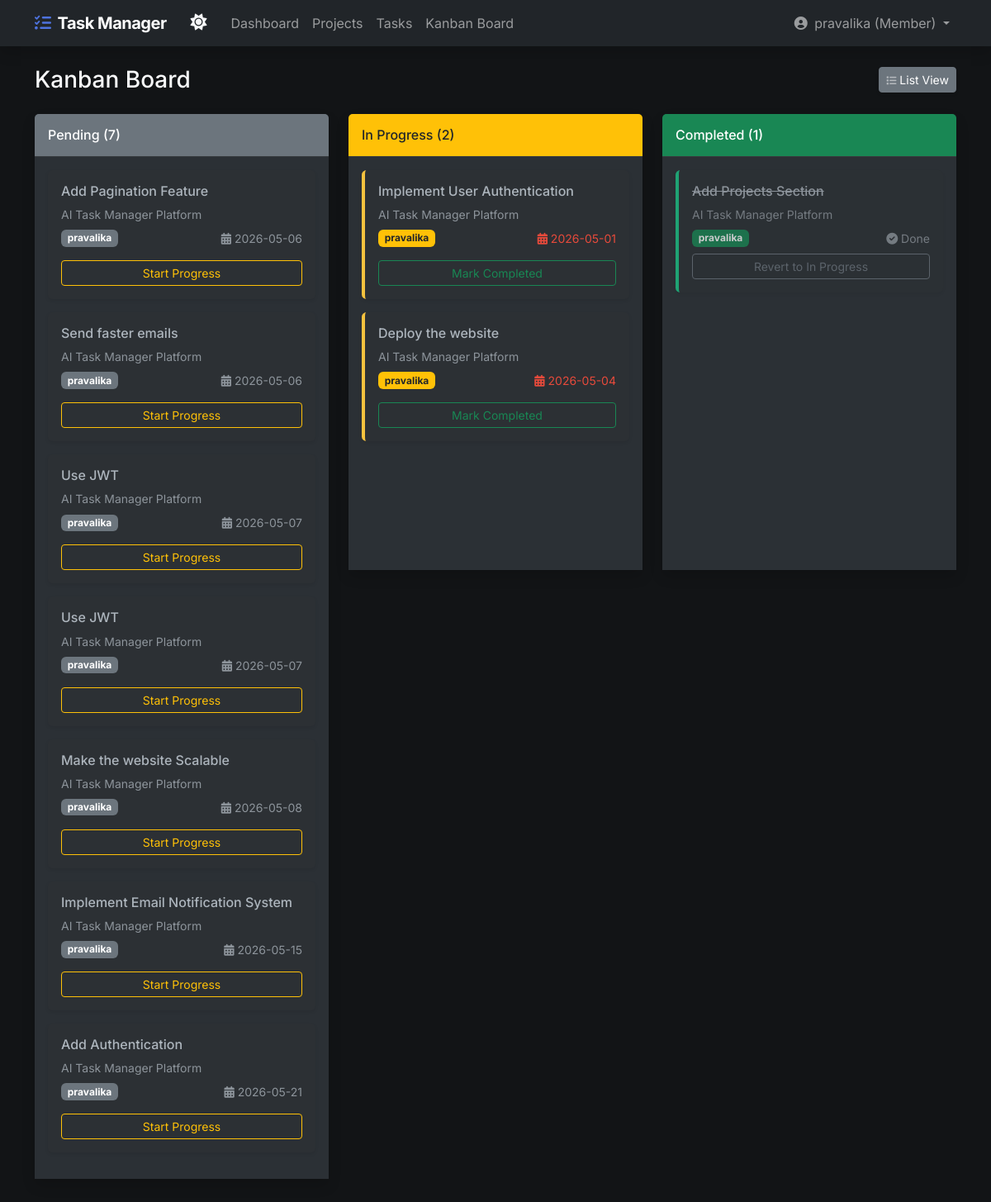
/kanban (signed in), run on the app's committed database.
### models.py (models this page shows, shortened)
class User(db.Model):
    id = db.Column(db.Integer, primary_key=True)
    username = db.Column(db.String(50), unique=True, nullable=False)
    email = db.Column(db.String(120), unique=True, nullable=False)
    password = db.Column(db.String(255), nullable=False)
    role = db.Column(db.String(20), nullable=False, default='Member') # Admin or Member
    tasks = db.relationship('Task', backref='assignee', lazy=True)
    projects = db.relationship('Project', secondary=project_members, back_populates='members')

class Task(db.Model):
    id = db.Column(db.Integer, primary_key=True)
    title = db.Column(db.String(100), nullable=False)
    description = db.Column(db.Text, nullable=True)
    due_date = db.Column(db.Date, nullable=False)
    status = db.Column(db.String(20), nullable=False, default='Pending') # Pending, In Progress, Completed
    project_id = db.Column(db.Integer, db.ForeignKey('project.id'), nullable=False)
    user_id = db.Column(db.Integer, db.ForeignKey('user.id'), nullable=True)

class Project(db.Model):
    id = db.Column(db.Integer, primary_key=True)
    name = db.Column(db.String(100), nullable=False)
    description = db.Column(db.Text, nullable=True)
    created_at = db.Column(db.DateTime, default=datetime.utcnow)
    admin_id = db.Column(db.Integer, db.ForeignKey('user.id'), nullable=False)
    tasks = db.relationship('Task', backref='project', lazy=True, cascade='all, delete-orphan')
    members = db.relationship('User', secondary=project_members, back_populates='projects')

### routes/tasks.py (the view)
@tasks_bp.route('/kanban')
def kanban():
    if not g.user:
        return redirect(url_for('auth.login'))
    query = Task.query
    if g.user.role != 'Admin':
        query = query.filter_by(user_id=g.user.id)
    tasks = query.order_by(Task.due_date.asc()).all()
    pending_tasks = [t for t in tasks if t.status == 'Pending']
    in_progress_tasks = [t for t in tasks if t.status == 'In Progress']
    completed_tasks = [t for t in tasks if t.status == 'Completed']
    return render_template('kanban.html',
                           pending_tasks=pending_tasks,
                           in_progress_tasks=in_progress_tasks,
                           completed_tasks=completed_tasks,
                           today=datetime.today().date())

### templates/kanban.html (shortened to what this page needs)
{% extends 'base.html' %}
{% block content %}
<div class="d-sm-flex align-items-center justify-content-between mb-4">
    <h1 class="h3 mb-0 text-gray-800">Kanban Board</h1>
    <div>
        <a href="{{ url_for('tasks.list_tasks') }}" class="d-none d-sm-inline-block btn btn-sm btn-secondary shadow-sm">
             List View
        </a>
    </div>
</div>
<div class="row">
    <div class="col-lg-4 mb-4">
        <div class="card shadow mb-4">
            <div class="card-header py-3 bg-secondary">
                <h6 class="m-0 font-weight-bold text-white">Pending ({{ pending_tasks|length }})</h6>
            </div>
            <div class="card-body" style="min-height: 500px; background-color: var(--bs-tertiary-bg);">
                {% for task in pending_tasks %}
                <div class="card mb-3 border-left-secondary shadow-sm">
                    <div class="card-body p-3">
                        <h6 class="font-weight-bold">{{ task.title }}</h6>
                        <p class="small text-muted mb-2">{{ task.project.name }}</p>
                        <div class="d-flex justify-content-between align-items-center mb-2">
                            <span class="small badge bg-secondary">{{ task.assignee.username if task.assignee else 'Unassigned' }}</span>
                            <span class="small {% if task.due_date < today %}text-danger font-weight-bold{% else %}text-muted{% endif %}">
                                <i class="fas fa-calendar-alt"></i> {{ task.due_date.strftime('%Y-%m-%d') }}
                            </span>
                        </div>
                        <form method="POST" action="{{ url_for('tasks.update_task_status', task_id=task.id) }}">
                            <button type="submit" class="btn btn-sm btn-outline-warning w-100 mt-2">Start Progress</button>
                        </form>
                    </div>
                </div>
                {% endfor %}
            </div>
        </div>
    </div>
    <div class="col-lg-4 mb-4">
        <div class="card shadow mb-4">
            <div class="card-header py-3 bg-warning">
                <h6 class="m-0 font-weight-bold text-dark">In Progress ({{ in_progress_tasks|length }})</h6>
            </div>
            <div class="card-body" style="min-height: 500px; background-color: var(--bs-tertiary-bg);">
                {% for task in in_progress_tasks %}
                <div class="card mb-3 border-left-warning shadow-sm">
                    <div class="card-body p-3">
                        <h6 class="font-weight-bold">{{ task.title }}</h6>
                        <p class="small text-muted mb-2">{{ task.project.name }}</p>
                        <div class="d-flex justify-content-between align-items-center mb-2">
                            <span class="small badge bg-warning text-dark">{{ task.assignee.username if task.assignee else 'Unassigned' }}</span>
                            <span class="small {% if task.due_date < today %}text-danger font-weight-bold{% else %}text-muted{% endif %}">
                                <i class="fas fa-calendar-alt"></i> {{ task.due_date.strftime('%Y-%m-%d') }}
                            </span>
                        </div>
                        <form method="POST" action="{{ url_for('tasks.update_task_status', task_id=task.id) }}">
                            <button type="submit" class="btn btn-sm btn-outline-success w-100 mt-2">Mark Completed</button>
                        </form>
                    </div>
                </div>
                {% endfor %}
            </div>
        </div>
    </div>
    <div class="col-lg-4 mb-4">
        <div class="card shadow mb-4">
            <div class="card-header py-3 bg-success">
                <h6 class="m-0 font-weight-bold text-white">Completed ({{ completed_tasks|length }})</h6>
            </div>
            <div class="card-body" style="min-height: 500px; background-color: var(--bs-tertiary-bg);">
                {% for task in completed_tasks %}
                <div class="card mb-3 border-left-success shadow-sm opacity-75">
                    <div class="card-body p-3">
                        <h6 class="font-weight-bold text-decoration-line-through">{{ task.title }}</h6>
                        <p class="small text-muted mb-2">{{ task.project.name }}</p>
                        <div class="d-flex justify-content-between align-items-center">
                            <span class="small badge bg-success">{{ task.assignee.username if task.assignee else 'Unassigned' }}</span>
                            <span class="small text-muted">
                                <i class="fas fa-check-circle"></i> Done
                            </span>
                        </div>
                        <form method="POST" action="{{ url_for('tasks.update_task_status', task_id=task.id) }}">
                            <button type="submit" class="btn btn-sm btn-outline-secondary w-100 mt-2">Revert to In Progress</button>
                        </form>
                    </div>
                </div>
                {% endfor %}
            </div>
        </div>
    </div>
</div>
{% endblock %}

### templates/base.html (shortened to what this page needs)
<!DOCTYPE html>
<html lang="en" data-bs-theme="dark">
<head>
    <link href="https://cdn.jsdelivr.net/npm/bootstrap@5.3.0/dist/css/bootstrap.min.css" rel="stylesheet">
    <link href="https://cdnjs.cloudflare.com/ajax/libs/font-awesome/6.0.0/css/all.min.css" rel="stylesheet">
    <link href="{{ url_for('static', filename='css/style.css') }}" rel="stylesheet">
</head>
<body>
    <nav class="navbar navbar-expand-lg navbar-dark bg-dark mb-4 shadow">
        <div class="container">
            <a class="navbar-brand" href="{{ url_for('dashboard.dashboard') }}"><i class="fas fa-tasks text-primary me-2"></i>Task Manager</a>
            <div class="d-flex align-items-center">
                <button class="btn btn-link text-light text-decoration-none me-2" id="theme-toggle" title="Toggle Theme">
                    <i class="fas fa-moon fs-5" id="theme-icon"></i>
                </button>
            </div>
            <div class="collapse navbar-collapse" id="navbarNav">
                {% if g.user %}
                <ul class="navbar-nav me-auto">
                    <li class="nav-item">
                        <a class="nav-link" href="{{ url_for('dashboard.dashboard') }}">Dashboard</a>
                    </li>
                    <li class="nav-item">
                        <a class="nav-link" href="{{ url_for('projects.list_projects') }}">Projects</a>
                    </li>
                    <li class="nav-item">
                        <a class="nav-link" href="{{ url_for('tasks.list_tasks') }}">Tasks</a>
                    </li>
                    <li class="nav-item">
                        <a class="nav-link" href="{{ url_for('tasks.kanban') }}">Kanban Board</a>
                    </li>
                </ul>
                <ul class="navbar-nav">
                    <li class="nav-item dropdown">
                        <a class="nav-link dropdown-toggle" href="#" id="navbarDropdown" role="button" data-bs-toggle="dropdown">
                            <i class="fas fa-user-circle me-1"></i> {{ g.user.username }} ({{ g.user.role }})
                        </a>
                    </li>
                </ul>
                {% else %}
                <ul class="navbar-nav ms-auto">
                    <li class="nav-item"><a class="nav-link" href="{{ url_for('auth.login') }}">Login</a></li>
                    <li class="nav-item"><a class="nav-link" href="{{ url_for('auth.signup') }}">Sign Up</a></li>
                </ul>
                {% endif %}
            </div>
        </div>
    </nav>
    <div class="container pb-5">
        {% block content %}{% endblock %}
    </div>
</body>
</html>

### static/css/style.css (style rules this page uses)
body { background-color: #f8f9fc; font-family: 'Inter', sans-serif; }
.card { border: none; box-shadow: 0 0.15rem 1.75rem 0 rgba(58, 59, 69, 0.15); border-radius: 0.35rem; }
.border-left-success { border-left: 0.25rem solid #1cc88a !important; }
.border-left-warning { border-left: 0.25rem solid #f6c23e !important; }
.text-primary { color: #4e73df !important; }
.text-danger { color: #e74a3b !important; }
.navbar-brand { font-weight: 700; letter-spacing: -0.5px; }
[data-bs-theme="dark"] body { background-color: #121416; }
[data-bs-theme="dark"] .text-gray-800 { color: #f8f9fa !important; }
[data-bs-theme="dark"] .card { background-color: #2c3034; border-color: #373b3e; }
[data-bs-theme="dark"] .card-header { background-color: #212529; border-bottom-color: #373b3e; }

### data on the page
User: user.username "pravalika", user.role "Member"
Task: title "Add Pagination Feature", project.name "AI Task Manager Platform", assignee "pravalika", due_date "2026-05-06"
Task: title "Send faster emails", project.name "AI Task Manager Platform", assignee "pravalika", due_date "2026-05-06"
Task: title "Use JWT", project.name "AI Task Manager Platform", assignee "pravalika", due_date "2026-05-07"
Task: title "Use JWT", project.name "AI Task Manager Platform", assignee "pravalika", due_date "2026-05-07"
Task: title "Make the website Scalable", project.name "AI Task Manager Platform", assignee "pravalika", due_date "2026-05-08"
Task: title "Implement Email Notification System", project.name "AI Task Manager Platform", assignee "pravalika", due_date "2026-05-15"
Task: title "Add Authentication", project.name "AI Task Manager Platform", assignee "pravalika", due_date "2026-05-21"
Task: title "Implement User Authentication", project.name "AI Task Manager Platform", assignee "pravalika", due_date "2026-05-01"
Task: title "Deploy the website", project.name "AI Task Manager Platform", assignee "pravalika", due_date "2026-05-04"
Task: title "Add Projects Section", project.name "AI Task Manager Platform", assignee "pravalika"

### other printed values
{{ pending_tasks|length }} "7"
{{ in_progress_tasks|length }} "2"
{{ completed_tasks|length }} "1"
